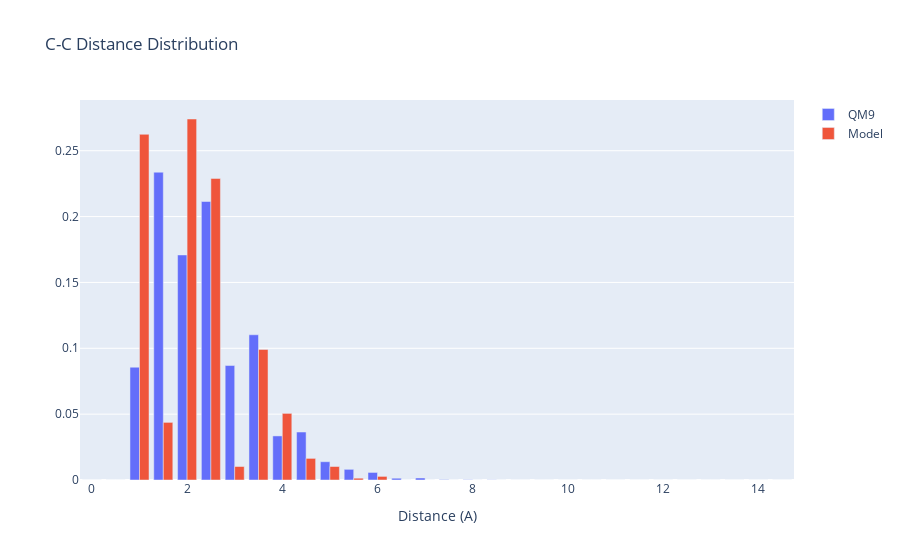

The notebook cell this image was saved under:
### Code cell
cond_model = model_stats['model'] == 'nequip'
cond_version = model_stats['version'] == 6
cond_channels = model_stats['channels'] == 128
cond_beta = model_stats['beta'] == 100
cond_init = model_stats['init'] == 'C6H5'
data = model_stats[cond_model & cond_version & cond_channels & cond_beta & cond_init].iloc[0, :]

fig = go.Figure(data=[
    go.Bar(
        x=distance_labels,
        y=normalize_histogram(distances_CC_qm9),
        name='QM9'
    ),
    go.Bar(
        x=distance_labels,
        y=normalize_histogram(list(data[distance_CC_labels])),
        name='Model'
    )
])
# Change the bar mode
fig.update_layout(barmode='group', title='C-C Distance Distribution')
fig.update_xaxes(title='Distance (A)')
fig.show()

### Figure 1 — Plotly figure (JSON) as saved in the notebook; plotly's stock layout.template omitted (floating-point values rounded to 4 significant figures)
{"data": [{"name": "QM9", "type": "bar", "x": [0, 0.5, 1, 1.5, 2, 2.5, 3, 3.5, 4, 4.5, 5, 5.5, 6, 6.5, 7, 7.5, 8, 8.5, 9, 9.5, 10, 10.5, 11, 11.5, 12, 12.5, 13, 13.5, 14, 14.5], "y": [0, 0, 0.08564, 0.2337, 0.1709, 0.2114, 0.08691, 0.1103, 0.03347, 0.03643, 0.01389, 0.008097, 0.005743, 0.001353, 0.001527, 0.0002893, 0.0001955, 0.0001264, 1.824e-05, 1.654e-05, 2.969e-06, 0, 0, 0, 0, 0, 0, 0, 0, 0]}, {"name": "Model", "type": "bar", "x": [0, 0.5, 1, 1.5, 2, 2.5, 3, 3.5, 4, 4.5, 5, 5.5, 6, 6.5, 7, 7.5, 8, 8.5, 9, 9.5, 10, 10.5, 11, 11.5, 12, 12.5, 13, 13.5, 14, 14.5], "y": [0, 0, 0.2625, 0.04375, 0.2741, 0.229, 0.01025, 0.09911, 0.05058, 0.0164, 0.01025, 0.001367, 0.002734, 0, 0, 0, 0, 0, 0, 0, 0, 0, 0, 0, 0, 0, 0, 0, 0, 0]}], "layout": {"barmode": "group", "title": {"text": "C-C Distance Distribution"}, "xaxis": {"title": {"text": "Distance (A)"}}}}
